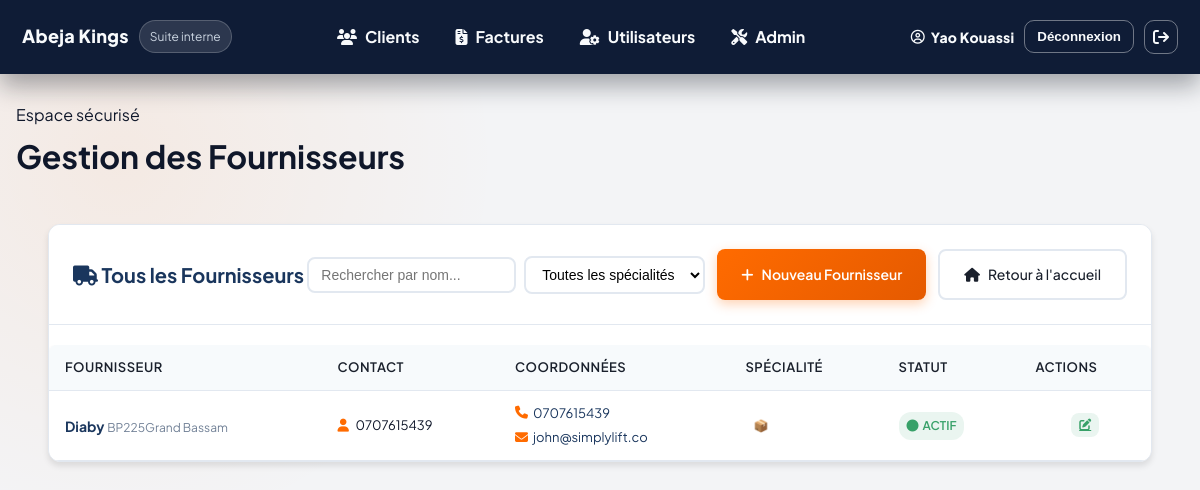
Page /fournisseurs/ (signed in) on the committed database.
### core/models.py (models this page shows, shortened)
class Fournisseur(models.Model):
    nom = models.CharField(max_length=200)
    contact = models.CharField(max_length=200, blank=True)
    telephone = models.CharField(max_length=50, blank=True)
    email = models.EmailField(blank=True)
    adresse = models.CharField(max_length=300, blank=True)
    specialite = models.CharField(max_length=200, blank=True, help_text="Domaine de spécialisation")
    created_at = models.DateTimeField(auto_now_add=True)
    class Meta:
        verbose_name = "Fournisseur"
        verbose_name_plural = "Fournisseurs"

### core/views.py (the view)
# urls.py: path('fournisseurs/', views.FournisseurListView.as_view(), name='fournisseurs'),
@method_decorator(login_required, name='dispatch')
class FournisseurListView(View):
    def get(self, request):
        fournisseurs = Fournisseur.objects.all().order_by('nom')
        return render(request, 'core/fournisseur_list.html', {'fournisseurs': fournisseurs})

### core/templates/core/fournisseur_list.html (shortened to what this page needs)
{% extends 'core/base.html' %}
{% block title %}Gestion des Fournisseurs{% endblock %}
{% block content %}
<div class="content-area">
    <div class="content-section">
        <div class="section-header">
            <h3>
                <i class="fas fa-truck"></i>
                Tous les Fournisseurs
            </h3>
            <div class="section-actions">
                <div class="search-filters">
                    <input type="text" id="fournisseurs-search" placeholder="Rechercher par nom..." class="search-input">
                    <select id="fournisseurs-specialite-filter" class="filter-select">
                        <option value="">Toutes les spécialités</option>
                    </select>
                </div>
                <a href="{% url 'core:fournisseur_create' %}" class="btn btn-primary">
                    <i class="fas fa-plus"></i> Nouveau Fournisseur
                </a>
                <a href="{% url 'core:dashboard' %}" class="btn btn-outline">
                    <i class="fas fa-home"></i> Retour à l'accueil
                </a>
            </div>
        </div>
        <div class="table-container">
            <table id="fournisseurs-table">
                <thead>
                    <tr>
                        <th>Fournisseur</th>
                        <th>Contact</th>
                        <th>Coordonnées</th>
                        <th>Spécialité</th>
                        <th>Statut</th>
                        <th>Actions</th>
                    </tr>
                </thead>
                <tbody id="fournisseurs-tbody">
                    {% for fournisseur in fournisseurs %}
                    <tr data-specialite="{{ fournisseur.specialite }}">
                        <td>
                            <div class="fournisseur-info">
                                <strong>{{ fournisseur.nom }}</strong>
                                {% if fournisseur.adresse %}
                                <small class="fournisseur-adresse">{{ fournisseur.adresse|truncatechars:40 }}</small>
                                {% endif %}
                            </div>
                        </td>
                        <td>
                            <div class="contact-info">
                                {% if fournisseur.contact %}
                                <div class="contact-name">
                                    <i class="fas fa-user"></i>
                                    {{ fournisseur.contact }}
                                </div>
                                {% else %}
                                <span class="no-contact">Non spécifié</span>
                                {% endif %}
                            </div>
                        </td>
                        <td>
                            <div class="coordonnees">
                                {% if fournisseur.telephone %}
                                <div class="phone-link">
                                    <i class="fas fa-phone"></i>
                                    <a href="tel:{{ fournisseur.telephone }}">{{ fournisseur.telephone }}</a>
                                </div>
                                {% endif %}
                                {% if fournisseur.email %}
                                <div class="email-link">
                                    <i class="fas fa-envelope"></i>
                                    <a href="mailto:{{ fournisseur.email }}">{{ fournisseur.email }}</a>
                                </div>
                                {% endif %}
                            </div>
                        </td>
                        <td>
                            <span class="specialite-badge specialite-{{ fournisseur.specialite }}">
                                {% if fournisseur.specialite == 'ciment' %}🏗️{% elif fournisseur.specialite == 'acier' %}🔧{% elif fournisseur.specialite == 'bois' %}🌳{% elif fournisseur.specialite == 'electricite' %}⚡{% elif fournisseur.specialite == 'plomberie' %}🚰{% elif fournisseur.specialite == 'peinture' %}🎨{% elif fournisseur.specialite == 'outillage' %}🔨{% else %}📦{% endif %}
                            </span>
                        </td>
                        <td>
                            <span class="status-badge status-active">
                                <i class="fas fa-circle"></i>
                                Actif
                            </span>
                        </td>
                        <td>
                            <div class="action-buttons">
                                <a href="{% url 'core:fournisseur_update' fournisseur.pk %}" class="btn-action btn-edit" title="Modifier">
                                    <i class="fas fa-edit"></i>
                                </a>
                            </div>
                        </td>
                    </tr>
                    {% endfor %}
                </tbody>
            </table>
        </div>
    </div>
</div>
{% endblock %}

### core/templates/core/base.html (shortened to what this page needs)
{% load static %}
<!doctype html>
<html lang="fr">
<head>
  <link rel="stylesheet" href="https://cdnjs.cloudflare.com/ajax/libs/font-awesome/6.5.2/css/all.min.css">
  <link rel="stylesheet" href="{% static 'css/style.css' %}">
</head>
<body class="ui-shell">
<header class="topbar">
  <div class="brand">
    <a href="{% url 'core:dashboard' %}" class="brand-mark">Abeja Kings</a>
    <span class="pill live-pill">Suite interne</span>
  </div>
  {% if request.user.is_authenticated %}
  <nav class="topnav">
    <a href="{% url 'core:clients' %}"><i class="fa-solid fa-users"></i><span>Clients</span></a>
    <a href="{% url 'core:factures' %}"><i class="fa-solid fa-file-invoice-dollar"></i><span>Factures</span></a>
    <a href="{% url 'core:users' %}"><i class="fa-solid fa-user-gear"></i><span>Utilisateurs</span></a>
    <a href="{% url 'admin:index' %}"><i class="fa-solid fa-screwdriver-wrench"></i><span>Admin</span></a>
  </nav>
  {% endif %}
  <div class="user-actions">
    {% if request.user.is_authenticated %}
      <span class="user-name"><i class="fa-regular fa-circle-user"></i> {{ request.user.get_full_name|default:request.user.username }}</span>
      <form id="logout-form" method="post" action="{% url 'logout' %}" class="logout-form">
        <button type="submit" class="ghost-btn">Déconnexion</button>
      </form>
      <a href="#" id="logout-link" class="ghost-link" aria-label="Se déconnecter"><i class="fa-solid fa-arrow-right-from-bracket"></i></a>
    {% else %}
      <a href="{% url 'login' %}" class="ghost-btn">Se connecter</a>
    {% endif %}
  </div>
</header>
<main class="page">
  <div class="page-header">
    <div>
      <p class="eyebrow">Espace sécurisé</p>
      <h1>{% block title %}{% endblock %}</h1>
    </div>
  </div>
  {% block content %}{% endblock %}
</main>
</body>
</html>

### static/css/style.css (style rules this page uses)
:root { --primary: #FF6B00; --primary-dark: #E55A00; --primary-light: #FF8C33; --secondary: #1A365D; --secondary-light: #2D4B8C; --accent: #2D3748; --light: #FFFFFF; --dark: #1A202C; --gray: #718096; --gray-light: #E2E8F0; --gray-lighter: #F7FAFC; --success: #38A169; --warning: #D69E2E; --danger: #E53E3E; --info: #3182CE; --shadow: 0 1px 3px rgba(0, 0, 0, 0.1); --shadow-md: 0 4px 6px rgba(0, 0, 0, 0.1); --shadow-lg: 0 10px 15px rgba(0, 0, 0, 0.1); --radius: 8px; --radius-lg: 12px; }
* { margin: 0; padding: 0; box-sizing: border-box; }
body { font-family: 'Inter', sans-serif; background: var(--gray-lighter); color: var(--dark); line-height: 1.6; min-height: 100vh; }
.user-name { display: block; font-weight: 600; font-size: 14px; color: var(--dark); }
.content-area { padding: 32px; flex: 1; }
.content-section { background: var(--light); border-radius: var(--radius-lg); box-shadow: var(--shadow-md); margin-bottom: 0; overflow: hidden; border: 1px solid var(--gray-light); }
.section-header { padding: 24px; border-bottom: 1px solid var(--gray-light); display: flex; justify-content: space-between; align-items: center; background: var(--light); }
.section-header h3 { font-size: 20px; font-weight: 700; color: var(--secondary); margin: 0; }
.section-actions { display: flex; gap: 12px; }
.btn { padding: 12px 24px; border: none; border-radius: var(--radius); font-weight: 600; cursor: pointer; transition: all 0.3s ease; display: inline-flex; align-items: center; gap: 8px; font-size: 14px; text-decoration: none; }
.btn-primary { background: linear-gradient(135deg, var(--primary), var(--primary-dark)); color: white; box-shadow: 0 4px 12px rgba(255, 107, 0, 0.3); border: none; }
.btn-outline { background: transparent; border: 2px solid var(--gray-light); color: var(--dark); font-weight: 500; }
.table-container { overflow-x: auto; margin-top: 20px; }
table { width: 100%; border-collapse: collapse; }
th, td { padding: 18px 24px; text-align: left; border-bottom: 1px solid var(--gray-light); }
th { background: var(--gray-lighter); font-weight: 600; color: var(--dark); font-size: 13px; text-transform: uppercase; letter-spacing: 0.5px; }
.status-badge { padding: 4px 8px; border-radius: 4px; font-size: 0.8em; font-weight: 500; text-transform: uppercase; }
.status-active { background-color: var(--success); color: white; }
.table-container table { width: 100%; border-collapse: collapse; background: white; border-radius: var(--radius); overflow: hidden; box-shadow: var(--shadow); }
.table-container th, .table-container td { padding: 12px 16px; text-align: left; border-bottom: 1px solid var(--gray-light); }
.table-container th { background: var(--gray-lighter); font-weight: 600; color: var(--dark); }
.search-filters { display: flex; gap: 12px; align-items: center; }
.search-input { padding: 8px 12px; border: 2px solid var(--gray-light); border-radius: var(--radius); font-size: 14px; transition: all 0.3s ease; min-width: 250px; }
.filter-select { padding: 8px 12px; border: 2px solid var(--gray-light); border-radius: var(--radius); font-size: 14px; background: var(--light); cursor: pointer; transition: all 0.3s ease; }

### rows in the picture
Fournisseur: nom "Diaby", adresse "BP225Grand Bassam", contact "0707615439", telephone "0707615439", email "john@simplylift.co"

### other values in the picture
{{ request.user.get_full_name|default:request.user.username }} "Yao Kouassi"
